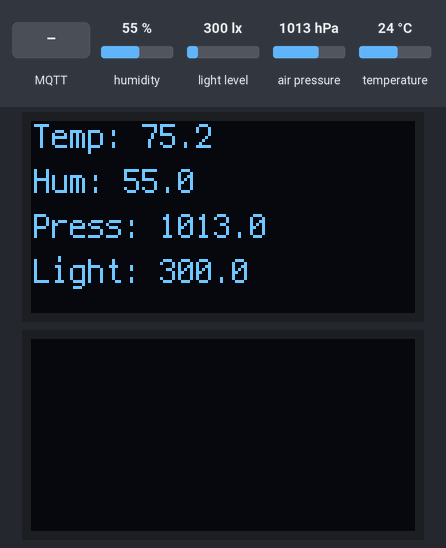
Bench run of a program on a simulated CircuitPython board. Parts: 2 × 128×64 one-colour display. The test bench sets the inputs (shaded band); at power-on: humidity 55 %, light level 300 lx, air pressure 1013 hPa, temperature 24 °C. No MQTT or app messages arrive unless stated; values from a settings file that is not in the repository are placeholders; deep sleep restarts the program when it ends; what the program prints to the serial console is not drawn.

Above: at 2.9 s.
3.0 s: humidity set to 22 %
At 4.0 s:
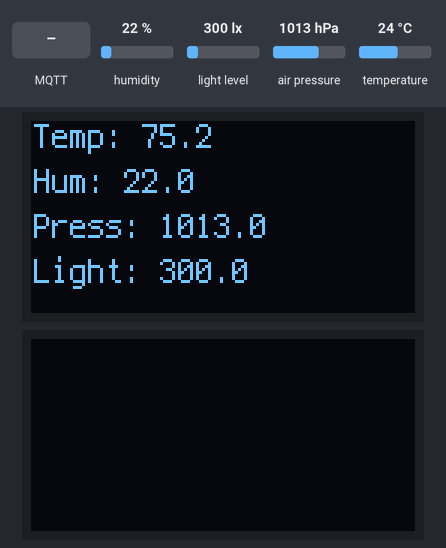
5.2 s: light level set to 40 lx
At 6.0 s:
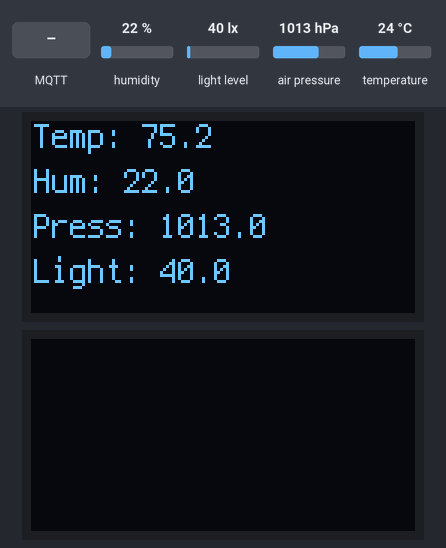
7.2 s: air pressure set to 952 hPa
At 8.1 s:
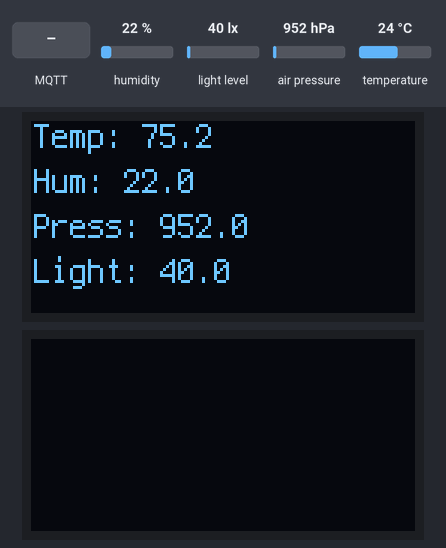
9.2 s: temperature set to 12 °C
At 10.2 s:
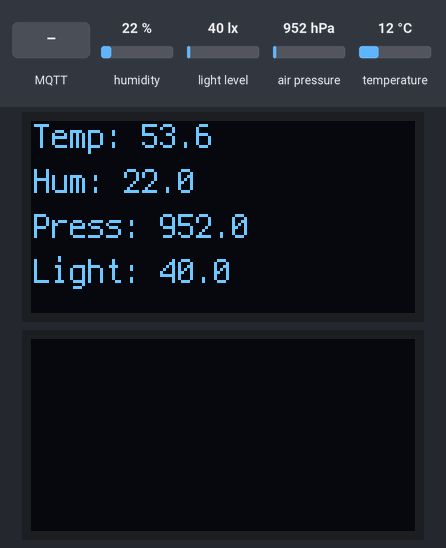
12.7 s: MQTT message "ASLEEP" arrives on the first subscribed topic
At 45.5 s:
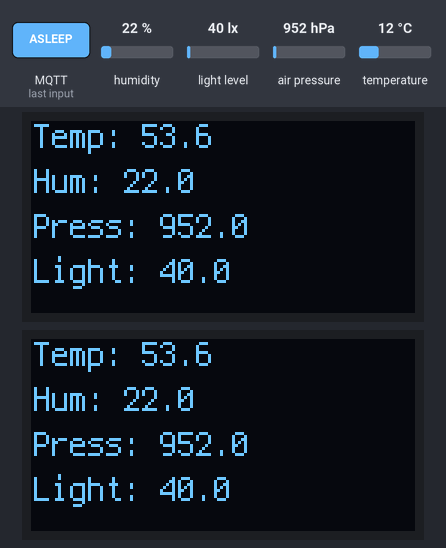
Timing chart, 0 to 46.2 s (numbered marks = the images above; inputs shaded):
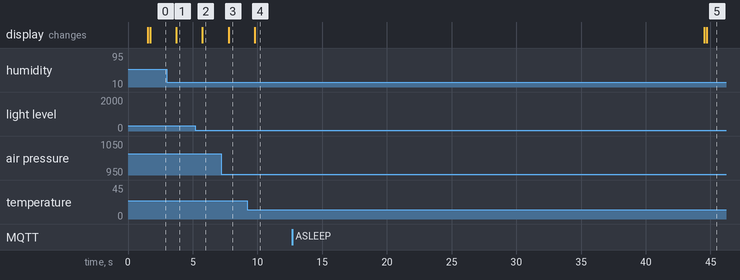

Measured:
- after the input at 3.0 s, the display: changes after 0.74 s (image 1)
- after the input at 5.2 s, the display: changes after 0.55 s (image 2)
- after the input at 7.2 s, the display: changes after 0.57 s (image 3)
- after the input at 9.2 s, the display: changes after 0.58 s (image 4)

The program:

chickenmonitoringbackup.py
```python
### Greenhouse monitoring project ###
### July 2022 ###

import time
import alarm
import board
import ssl

import microcontroller
import socketpool
import wifi
import adafruit_minimqtt.adafruit_minimqtt as MQTT
import adafruit_bme680
import displayio
import adafruit_displayio_ssd1306
import terminalio
import adafruit_tsl2591
from adafruit_io.adafruit_io import IO_MQTT
from adafruit_display_text import label
from microcontroller import watchdog as w
from watchdog import WatchDogMode
from greenhouse_feeds import feed_names

# WiFi setup ###
try:
    from secrets import secrets
except ImportError:
    print('WiFi secrets are kept in secrets.py, please add them there!')
    raise

aio_username = secrets['aio_username']
aio_key = secrets['aio_key']
wifi.radio.connect(secrets['ssid'], secrets['password'])

# I2C
i2c = board.STEMMA_I2C()

# BME680 setup ###
bme680 = adafruit_bme680.Adafruit_BME680_I2C(i2c, debug=False)
bme680.seaLevelhPa = 1010

# TSL2591 light sensor ###
light_sensor = adafruit_tsl2591.TSL2591(i2c)

# Display Setup ###
# soft reset causes RuntimeError about too many display busses, so we hard reset
DISPLAY_WIDTH = 128
DISPLAY_HEIGHT = 64
BORDER = 5
display_bus = None
try:
    display_bus = displayio.I2CDisplay(i2c, device_address=0x3d)
except RuntimeError as e:
    print(e)
    microcontroller.reset()
display = adafruit_displayio_ssd1306.SSD1306(display_bus, width=DISPLAY_WIDTH, height=DISPLAY_HEIGHT)

# Make the display context
text_group = displayio.Group()
display.show(text_group)

# Draw a label
text_label = label.Label(terminalio.FONT, text=" " * 20, color=0xFFFFFF, x=1, y=5, scale=1)
text_group.append(text_label)

# sleep time in seconds
sleep_time = 30


# Define callback functions which will be called when certain events happen.
def connected(client):
    # Connected function will be called when the client is connected to Adafruit IO.
    # This is a good place to subscribe to feed changes.  The client parameter
    # passed to this function is the Adafruit IO MQTT client so you can make
    # calls against it easily.
    # Subscribe to changes on a feed named DemoFeed.
    client.subscribe(feed_names['sleep'])
    client.subscribe(feed_names['display'])
    client.subscribe(feed_names['sleep-time'])


def subscribe(client, userdata, topic, granted_qos):
    # This method is called when the client subscribes to a new feed.
    print('Subscribed to {0} with QOS level {1}'.format(topic, granted_qos))


def unsubscribe(client, userdata, topic, pid):
    # This method is called when the client unsubscribes from a feed.
    print('Unsubscribed from {0} with PID {1}'.format(topic, pid))


# pylint: disable=unused-argument
def disconnected(client):
    # Disconnected function will be called when the client disconnects.
    print('Disconnected from Adafruit IO!')


# pylint: disable=unused-argument
def message(client, feed_id, payload):
    # Message function will be called when a subscribed feed has a new value.
    # The feed_id parameter identifies the feed, and the payload parameter has
    # the new value.
    print('Feed {0} received new value: {1}'.format(feed_id, payload))


def on_sleep_msg(client, feed_id, payload):
    # method called whenever user/feeds/sleep has a new value
    if payload == 'AWAKE':
        print('Waking up!')
    elif payload == 'ASLEEP':
        print('***************')
        print('Going to sleep for ', sleep_time, ' seconds!')
        print('***************\n')
        time_alarm = alarm.time.TimeAlarm(monotonic_time=time.monotonic() + sleep_time)
        alarm.exit_and_deep_sleep_until_alarms(time_alarm)


def on_display_msg(client, feed_id, payload):
    if payload == 'ON':
        print('Turning display on!')
    elif payload == 'OFF':
        print('Turning display off!')


def on_set_sleep_time(client, feed_id, payload):
    print('Setting sleep time to ', payload, ' seconds')
    global sleep_time
    sleep_time = int(payload)


# Create a socket pool
pool = socketpool.SocketPool(wifi.radio)

# Initialize a new MQTT Client object
mqtt_client = MQTT.MQTT(
    broker='io.adafruit.com',
    port=1883,
    username=secrets['aio_username'],
    password=secrets['aio_key'],
    socket_pool=pool,
    ssl_context=ssl.create_default_context(),
)

# Initialize an Adafruit IO MQTT Client
io = IO_MQTT(mqtt_client)

# Connect the callback methods defined above to Adafruit IO
io.on_connect = connected
io.on_disconnect = disconnected
io.on_subscribe = subscribe
io.on_unsubscribe = unsubscribe
io.on_message = message

# register feed callbacks
io.add_feed_callback(feed_names['sleep'], on_sleep_msg)
io.add_feed_callback(feed_names['display'], on_display_msg)
io.add_feed_callback(feed_names['sleep-time'], on_set_sleep_time)

# Connect to Adafruit IO
print("Connecting to Adafruit IO...")
io.connect()
io.publish(feed_names['sleep'], 'AWAKE')  # set dashboard button to AWAKE
io.publish(feed_names['display'], 'ON')

# set sleep time to current dashboard value ###
io.get(feed_names['sleep-time'])

# Watchdog config ###
w.timeout = 10.0
w.mode = WatchDogMode.RESET
w.feed()

# environment variables ###
lastTime = 0
publishTime = 0
publishIntervalSec = 10

# Main Loop ###########################################
while True:
    w.feed()
    temperature = round((bme680.temperature * 1.8) + 32, 2)
    pressure = round(bme680.pressure, 2)
    humidity = round(bme680.humidity, 2)
    light = round(light_sensor.lux, 2)

    # Display management
    text_label.text = "Temp: " + str(temperature) \
                      + "\nHum: " + str(humidity) \
                      + "\nPress: " + str(pressure) \
                      + "\nLight: " + str(light)

    #  main sensors loop sensors
    try:
        # Explicitly pump the message loop.
        io.loop()
        # Send a new message every X seconds.
        if (time.monotonic() - publishTime) >= publishIntervalSec:
            io.publish(feed_names['temperature'], temperature)
            io.publish(feed_names['humidity'], humidity)
            io.publish(feed_names['pressure'], pressure)
            io.publish(feed_names['light'], light)

            print("Temp: " + str(temperature))
            print("Humidity: " + str(humidity))
            print("Pressure: " + str(pressure))
            print("Light: " + str(light))

            publishTime = time.monotonic()
    except (ValueError, RuntimeError) as e:
        print('Failed to get data, retrying\n', e)
        wifi.radio.connect(secrets['ssid'], secrets['password'])
        io.reconnect()
        continue

    w.feed()
```

greenhouse_feeds.py
```python
feed_names = {
    'temperature': 'greenhouse-monitoring.greenhouse-temp',
    'humidity': 'greenhouse-monitoring.greenhouse-humidity',
    'pressure': 'greenhouse-monitoring.greenhouse-pressure',
    'sleep': 'greenhouse-monitoring.greenhouse-sleep',
    'display': 'greenhouse-monitoring.greenhouse-display',
    'light': 'greenhouse-monitoring.greenhouse-light',
    'sleep-time': 'greenhouse-monitoring.greenhouse-sleep-time',
}
```
